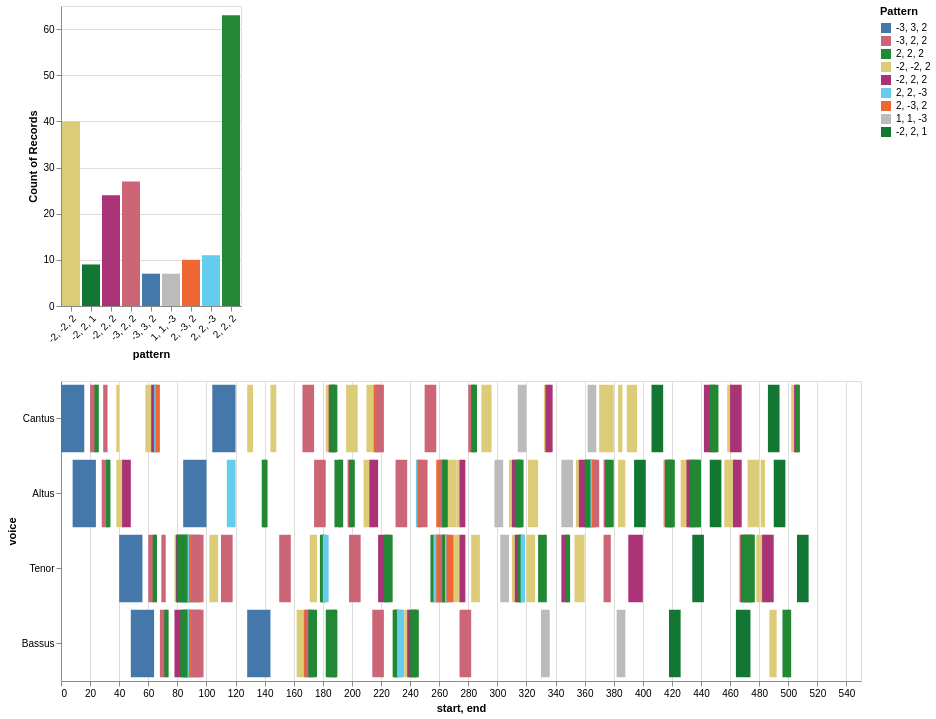

Write notebook code for a chart like this one.
### Markdown cell above
## 3d. Ngrams in Time

Here we show the ngrams as the appear in time, from the beginning (at the left) to the end (at the right) of the motet. 

- Each **ngram** is associated with a distinct color, and the relative placement of the ngrams among the voices can be used to imagine the kinds of contrapuntal patterns heard at each moment in the piece.

- The heatmap charts are dynamic:  you can click on a given color to isolate that ngram to see where it appears in the piece.

- Note:  some colors repeat or are hard to distinguish from each other.  But the 'key' at the top and right make it clear which color corresponds to which ngram.

As a reminder, here are the ngram settings used:

```python
entries_only = True
combine_unisons_choice = False
kind_choice ='d'
directed = True
compound = False
length_choice = 4
include_count = False
```

Then to run the maps for any set of files:


```python
for file in file_list:
    piece = importScore(file)

    chart = ngram_heatmap(piece, combine_unisons_choice, kind_choice, directed, compound, length_choice, include_count)
    print(piece.metadata)
    display(chart)
```

### Code cell
# the ngram conditions
entries_only = True
combine_unisons_choice = False
kind_choice ='d'
directed = True
compound = False
length_choice = 3
include_count = True

# calling the function on your file list:

# for filename in my_pieces:
filename = 'https://crimproject.org/mei/CRIM_Model_0019.mei'
piece = importScore(filename)

chart = ngram_heatmap(piece, combine_unisons_choice, kind_choice, directed, compound, length_choice, include_count, entries_only)


print(piece.metadata)
display(chart)

### Figure 1 — Vega-Lite specification as saved in the notebook (floating-point values rounded to 4 significant figures; data arrays with more than 128 entries replaced by an {"elided": "..."} marker saying what was removed)
{"config": {"view": {"continuousWidth": 300, "continuousHeight": 300}}, "vconcat": [{"mark": {"type": "bar"}, "encoding": {"color": {"field": "pattern", "legend": {"title": "Pattern"}, "scale": {"domain": ["-3, 3, 2", "-3, 2, 2", "2, 2, 2", "-2, -2, 2", "-2, 2, 2", "2, 2, -3", "2, -3, 2", "1, 1, -3", "-2, 2, 1"], "range": ["#4477AA", "#CC6677", "#228833", "#DDCC77", "#AA3377", "#66CCEE", "#EE6633", "#BBBBBB", "#117733"]}, "type": "nominal"}, "opacity": {"condition": {"param": "param_2", "value": 1}, "value": 0.2}, "x": {"axis": {"labelAngle": -45}, "field": "pattern", "type": "nominal"}, "y": {"aggregate": "count", "field": "pattern", "type": "nominal"}}, "name": "view_3"}, {"mark": {"type": "bar"}, "encoding": {"color": {"field": "pattern", "legend": {"title": "Pattern"}, "scale": {"domain": ["-3, 3, 2", "-3, 2, 2", "2, 2, 2", "-2, -2, 2", "-2, 2, 2", "2, 2, -3", "2, -3, 2", "1, 1, -3", "-2, 2, 1"], "range": ["#4477AA", "#CC6677", "#228833", "#DDCC77", "#AA3377", "#66CCEE", "#EE6633", "#BBBBBB", "#117733"]}, "type": "nominal"}, "opacity": {"condition": {"param": "param_2", "value": 1}, "value": 0.2}, "tooltip": [{"field": "start", "type": "quantitative"}, {"field": "end", "type": "quantitative"}, {"field": "pattern", "type": "nominal"}], "x": {"field": "start", "type": "quantitative"}, "x2": {"field": "end"}, "y": {"field": "voice", "sort": null, "type": "nominal"}}, "height": 300, "name": "view_4", "width": 800}], "data": {"name": "data-70ae307649436086583ca90669789a03"}, "params": [{"name": "param_2", "select": {"type": "point", "fields": ["pattern"]}, "views": ["view_3", "view_4"]}], "$schema": "https://vega.github.io/schema/vega-lite/v5.16.3.json", "datasets": {"data-70ae307649436086583ca90669789a03": {"elided": "198 records"}}}
